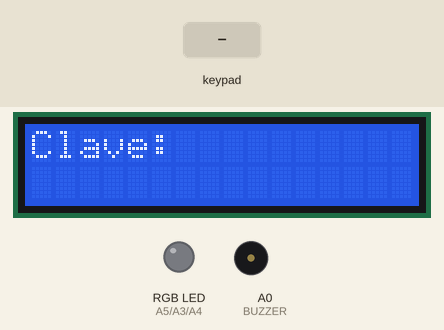
Recording of a sketch running on a simulated Arduino Mega 2560, built with avr-gcc and run on an emulated ATmega2560. Shown: 16×2 character LCD, an RGB LED mixed from three pins (HIGH = lit), buzzer (waves = sounding). Dashed ring = blinking. Inputs (shaded band) come from the test bench.

Above: at 0.87 s.
1.3 s: keypad keys 2 6 2 7 2 8 2 9 # pressed 0.4 s apart
At 2.4 s:
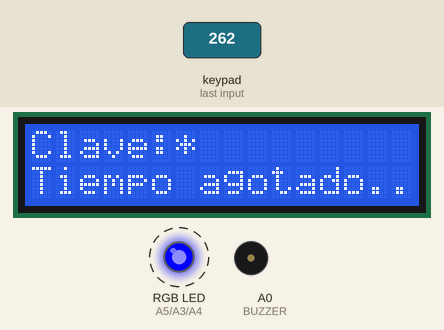
6.4 s: key '1' pressed
At 9.04 s:
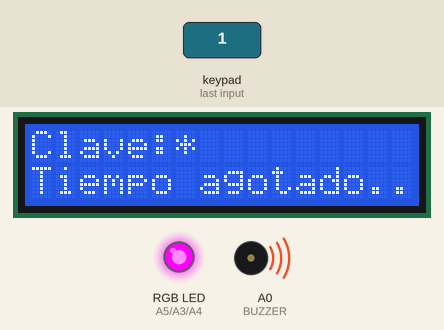
9.4 s: key '2' pressed
At 12.35 s:
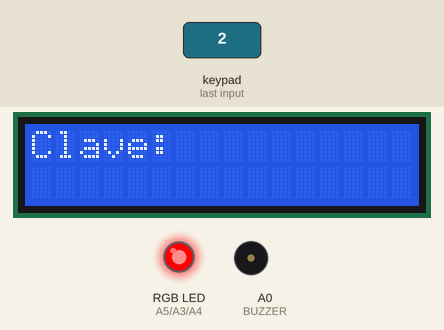
12.4 s: key '3' pressed
At 13.5 s:
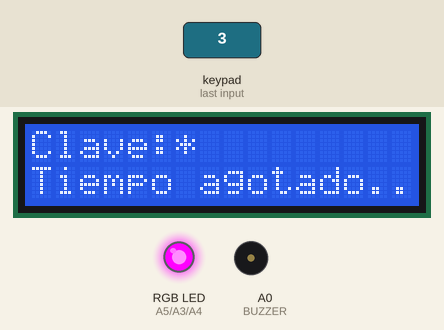
Timing chart, 0 to 15.4 s (numbered marks = the images above; inputs shaded):
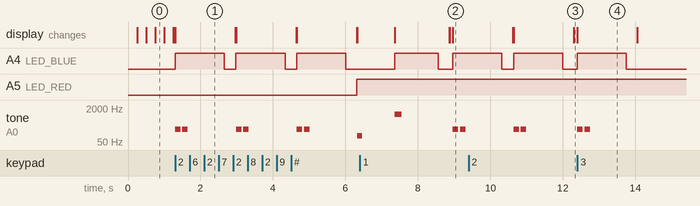

Measured:
- after the input at 1.3 s, A4 (LED_BLUE): alternates HIGH for 1.4 s and LOW for 0.33 s, starting at once; A5 (LED_RED): LOW → HIGH after 5.0 s; tone on A0 (BUZZER): silent → 200 Hz at once, then repeats every 1.7 s: silent 0.05 s, 200 Hz 0.15 s, silent 1.3 s, 200 Hz 0.15 s; the display: changes at once (image 1)
- after the input at 6.4 s, the display: first differs from a run without the input after 2.5 s (image 2 shows a later state)
- after the input at 9.4 s, tone on A0 (BUZZER): alternates 200 Hz for 0.15 s and silent for 0.05 s, 4 changes in all, then stays silent, starting after 1.2 s
- after the input at 12.4 s, A4 (LED_BLUE): LOW → HIGH at once, → LOW 1.4 s later; tone on A0 (BUZZER): alternates 200 Hz for 0.15 s and silent for 0.05 s, 4 changes in all, then stays silent, starting at once; the display: changes at once (image 4)
- what the display in image 4 shows lasts 1.7 s, from 12.4 s to 14.1 s

The sketch:

1_SistemaSeguridad.ino
```cpp
//Librerias
#include <LiquidCrystal.h>
#include <Keypad.h>

//Definición de constantes para led RGB y buzzer
#define LED_RED A5
#define LED_BLUE A4
#define LED_GREEN A3
#define BUZZER A0

//Variables para el control de la contraseña
short int count = 0;
short int trycount = 0;
boolean estado;

//Keypad
char password[6] = {'3','2','1','3','2','1'};
char inPassword[6];

const uint8_t ROWS = 4;
const uint8_t COLS = 4;
char keys[ROWS][COLS] = {
  { '1', '2', '3', 'A' },
  { '4', '5', '6', 'B' },
  { '7', '8', '9', 'C' },
  { '*', '0', '#', 'D' }
};

uint8_t colPins[COLS] = { 26, 27, 28, 29 }; // Pins connected to C1, C2, C3, C4
uint8_t rowPins[ROWS] = { 22, 23, 24, 25 }; // Pins connected to R1, R2, R3, R4
Keypad keypad = Keypad(makeKeymap(keys), rowPins, colPins, ROWS, COLS);

//LiquidCrystal
LiquidCrystal lcd(12, 11, 10, 9, 8, 7);

void setup() {
pinMode(LED_RED, OUTPUT); //Sistema bloqueado
pinMode(LED_BLUE, OUTPUT); //Clave incorrecta
pinMode(LED_GREEN, OUTPUT); //Clave correcta
pinMode(BUZZER, OUTPUT);

  //Keypad
  Serial.begin(9600);
  //LiquidCrystal
  lcd.begin(16, 2);
  //Pedir clave al iniciar
    lcd.print("Clave:");
}

//Procedimiento para limpiar el contenido del LCD y pedir la clave nuevamente
void reiniciarLCD(){
    delay(300);
    lcd.setCursor(0,0);
    lcd.print("                ");
    lcd.setCursor(0,1);
    lcd.print("                ");
    lcd.setCursor(0,0);
    lcd.print("Clave:");
}

void claveCorrecta(){
    trycount=0;//Reiniciar el contador de intentos


  digitalWrite(LED_GREEN, HIGH);//Encender led en color verde
  lcd.setCursor(0,1);//Cambiar posicion en la que se va a escribir la siguiente cadena
  lcd.print("Correcta :)");

  //Tono de clave correcta para un buzzer pasivo
  tone(BUZZER, 1800, 100);
  delay(100);
  tone(BUZZER, 2000, 100);
  delay(100);
  tone(BUZZER, 2200, 100);
  delay(100);
  tone(BUZZER, 2500, 350);
  delay(350);
  noTone(BUZZER);

  delay(1000);//Esperar para apagar led y reiniciar LCD
  digitalWrite(LED_GREEN, LOW);//Apagar led
  reiniciarLCD();
}

void claveIncorrecta(){
  digitalWrite(LED_BLUE, HIGH);//Encender led en color azul
  lcd.setCursor(0,1);//Cambiar posicion en la que se va a escribir la siguiente cadena
  lcd.print("Incorrecta >:(");

 //Tono de clave incorrecta para un buzzer pasivo
  tone(BUZZER, 1000, 200);
  delay(200);
  noTone(BUZZER);

  delay(1000);//Esperar para apagar led y reiniciar LCD
  digitalWrite(LED_BLUE, LOW);//Apagar led
  reiniciarLCD();
  trycount++;//Incrementar el número de intentos
}

void tiempoAgotado(){
  digitalWrite(LED_BLUE, HIGH);//Encender led en color azul
  lcd.setCursor(0,1);//Cambiar posicion en la que se va a escribir la siguiente cadena
  lcd.print("Tiempo agotado...");

  //Tono de tiempo de espera agotado para un buzzer pasivo
  tone(BUZZER, 200, 150);
  delay(200);
  tone(BUZZER, 200, 150);
  delay(150);
  noTone(BUZZER);

  delay(1000);//Esperar para apagar led y reiniciar LCD
  digitalWrite(LED_BLUE, LOW);
  reiniciarLCD();
  trycount++;//Incrementar el número de intentos
}

//Funcion para comparar la clave ingresada con la clave almacenada
boolean comprobarClave(){
    for(int i=0; i<6; i++){
      if(inPassword[i] != password[i]){
        return false;
      }
    }
    return true;
}

void updateDisplay(){
  //Al llegar a tres intentos consecutivos de clave incorrecta
  if(trycount==3){
    digitalWrite(LED_RED, HIGH); //Se activa el led en rojo
    lcd.setCursor(0,1);//Se cambia la posicion en la que se va a escribir la siguiente cadena
    lcd.print("Sis.bloqueado :o");
    if(trycount==3){
      //Tono de sistema bloqueado para un buzzer pasivo, el cual solo ocurre una vez despues
      //de que el número de intentos incrementa a 4
      tone(BUZZER, 100, 150);
      delay(150);
      noTone(BUZZER);
      trycount++;
    }
  }
  else if(count==6){
    count = 0;
    estado = comprobarClave();//Comprobación de clave dependiendo del estado
    if(estado == true){
      claveCorrecta();
    }
    else{
      claveIncorrecta();
    }
  }
}

void loop() {
  unsigned int startTime; //Valor del tiempo en el que inicia el conteo despues de presionar una tecla
  unsigned int actualTime; //Valor del tiempo actual

  //Mostrar cursor (_) cada cierto tiempo y solo cuando el contador de intetos sea menor que 3
  if(millis() /250 % 2  == 0 && trycount<3)
  {
    lcd.cursor();//Mostrar cursor
  }
  else{
    lcd.noCursor();//Ocultar cursor
  }

  updateDisplay();

  //Si se presiona una tecla, se muestra *
  char key = keypad.getKey();
  if (key) {
    startTime = millis();//Se guarda el valor del tiempo en el que se presiona una tecla nuevamente
    lcd.print("*");
    inPassword[count] = key;//Almacena el caracter de la tecla presionada en el arreglo inPassword
    count++;//Se incrementa el valor del contador de teclas presionadas
  }
   actualTime = millis();//Se actualiza el tiempo actual

  if(actualTime-startTime >= 4000 && count>0){//Esperar 4 segundos cuando se ha presionado al menos una tecla
    tiempoAgotado();//Mostrar el mensaje de tiempo de espera agotado
    startTime=0; //Se reinicia el tiempo actual
    count=0;//Reiniciar el valor del contador de teclas presionadas
  }
}
```
